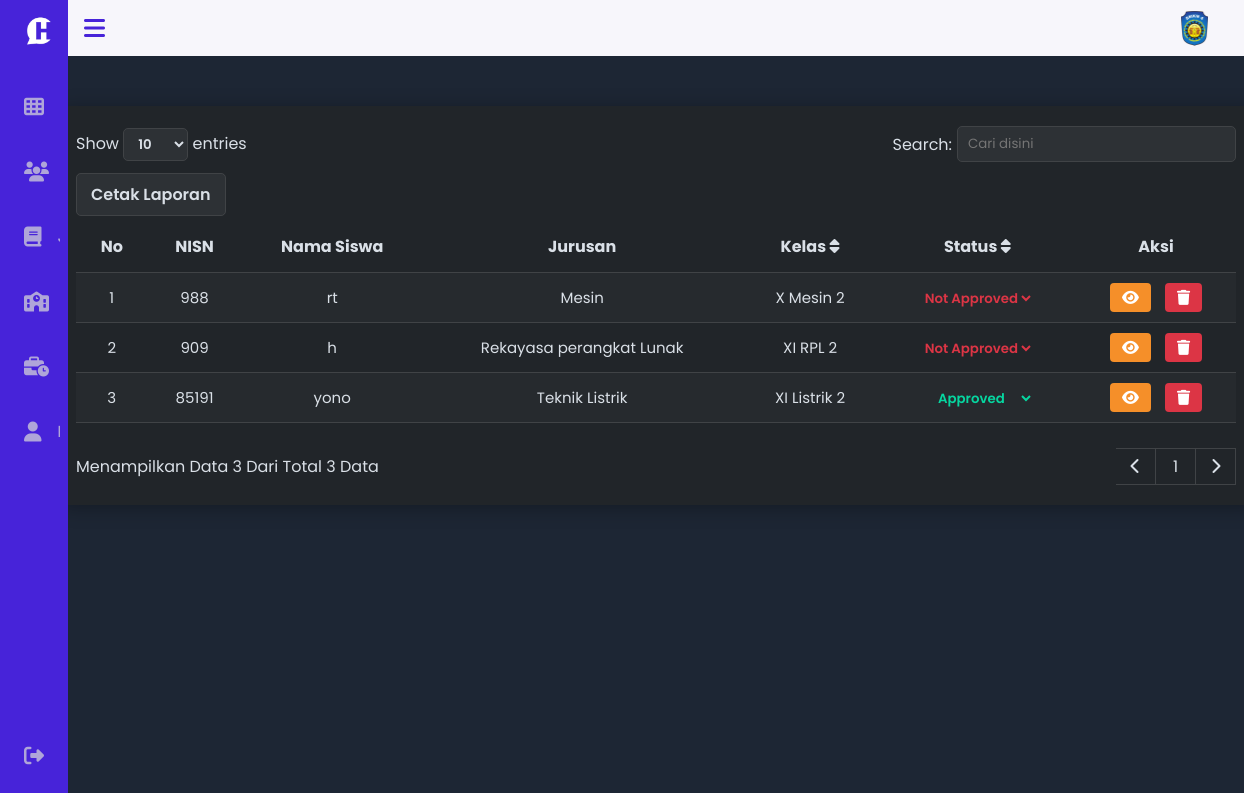
The app's page /views/admin/siswa.php (signed in), older data.
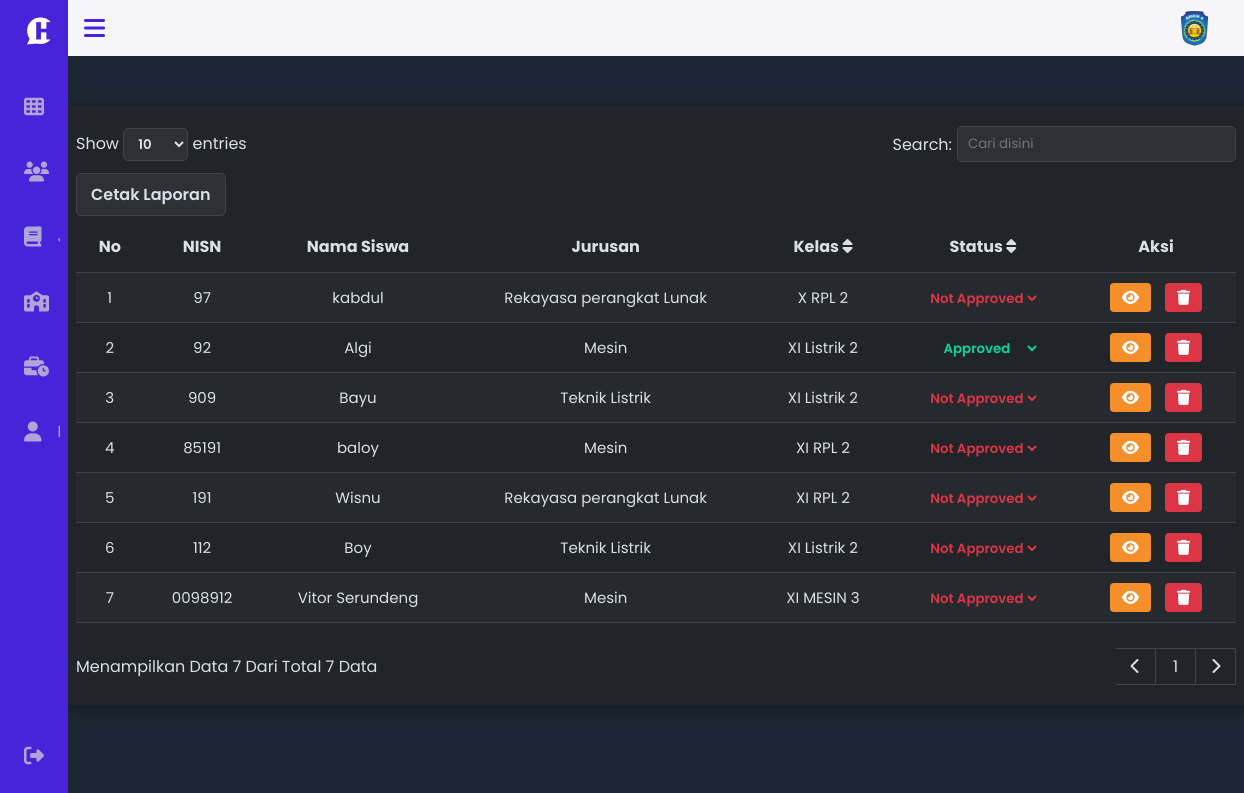
The same page, newer data.
### tables this page shows
CREATE TABLE `siswa` (
  `nisn` varchar(10) NOT NULL,
  `nama_siswa` varchar(255) NOT NULL,
  `tanggal_lahir` date NOT NULL,
  `jenis_kelamin` varchar(15) NOT NULL,
  `alamat` varchar(255) NOT NULL,
  `no_telp` varchar(20) NOT NULL,
  `kode_jurusan` varchar(10) NOT NULL,
  `id_kelas` int(11) NOT NULL,
  `id_karir` int(11) NOT NULL,
  `status_persetujuan` tinyint(1) NOT NULL DEFAULT 0
);

CREATE TABLE `jurusan` (
  `kode_jurusan` varchar(10) NOT NULL,
  `nama_jurusan` varchar(40) NOT NULL
);

CREATE TABLE `kelas` (
  `id_kelas` int(11) NOT NULL,
  `nama_kelas` varchar(40) NOT NULL
);

### views/admin/siswa.php (the view, shortened to what this page needs)
<?php
include '../../config/koneksi.php';
include '../../layout/sidebar.php';
$entriesPerPage = isset($_GET['entries']) ? $_GET['entries'] : 10;
$page = isset($_GET['page']) && is_numeric($_GET['page']) ? $_GET['page'] : 1;
$start = ($page - 1) * $entriesPerPage;
$orderBy = isset($_GET['orderBy']) ? $_GET['orderBy'] : 'nisn';
$orderDirection = isset($_GET['orderDirection']) ? $_GET['orderDirection'] : 'desc';
if ($orderBy === 'approved') {
    $orderByClause = "siswa.status_persetujuan $orderDirection";
} else {
    $orderByClause = "$orderBy $orderDirection";
}
$orderDirection = isset($_GET['orderDirection']) ? $_GET['orderDirection'] : 'desc';
if (isset($_GET['search'])) {
    $search = $_GET['search'];
    $countQuery = "SELECT COUNT(*) as total FROM siswa
                   LEFT JOIN jurusan ON siswa.kode_jurusan = jurusan.kode_jurusan
                   LEFT JOIN kelas ON siswa.id_kelas = kelas.id_kelas
                   WHERE siswa.nisn LIKE '%$search%' OR siswa.nama_siswa LIKE '%$search%' OR jurusan.nama_jurusan LIKE '%$search%' OR kelas.nama_kelas LIKE '%$search%'";
    $sql = "SELECT siswa.*, jurusan.nama_jurusan, kelas.nama_kelas FROM siswa
            LEFT JOIN jurusan ON siswa.kode_jurusan = jurusan.kode_jurusan
            LEFT JOIN kelas ON siswa.id_kelas = kelas.id_kelas
            WHERE siswa.nisn LIKE '%$search%' OR siswa.nama_siswa LIKE '%$search%' OR jurusan.nama_jurusan LIKE '%$search%' OR kelas.nama_kelas LIKE '%$search%'
            ORDER BY $orderByClause
            LIMIT $start, $entriesPerPage";
} else {
    $countQuery = "SELECT COUNT(*) as total FROM siswa LEFT JOIN jurusan ON siswa.kode_jurusan = jurusan.kode_jurusan";
    $sql = "SELECT siswa.*, jurusan.nama_jurusan, kelas.nama_kelas FROM siswa
            LEFT JOIN jurusan ON siswa.kode_jurusan = jurusan.kode_jurusan
            LEFT JOIN kelas ON siswa.id_kelas = kelas.id_kelas
            ORDER BY $orderByClause
            LIMIT $start, $entriesPerPage";
}
$totalRowsQuery = mysqli_query($koneksi, $countQuery);
$totalRows = mysqli_fetch_assoc($totalRowsQuery)['total'];
$totalPages = ceil($totalRows / $entriesPerPage);
$query = mysqli_query($koneksi, $sql);
?>
<!DOCTYPE html>
<html lang="en">
<head>
    <link rel="stylesheet" type="text/css" href="../.././assets/css/admin/table.css">
    <link rel="stylesheet" type="text/css" href="../.././assets/css/sidebar.css">
    <link rel="stylesheet" href="../.././assets/css/sweetalert2.min.css">
    <link rel="stylesheet" href="https://cdnjs.cloudflare.com/ajax/libs/font-awesome/6.5.1/css/all.min.css">
</head>
<body>
<div class="container">
    <header>
        <div class="filterEntries">
            <div class="entries">
                Show <select name="" id="table_size" class="entries_select">
                    <option value="10">10</option>
                </select> entries
            </div>
            <div class="filter">
                <label for="search">Search:</label>
                <input type="search" name="search" id="search" placeholder="Cari disini" value="<?php echo isset($_GET['search']) ? $_GET['search'] : '' ?>">
            </div>
        </div>
        <div class="tambahData">
            <a href="" id="btnCetakLaporan" class="button">Cetak Laporan</a>
        </div>
    </header>
    <table>
    <thead>
            <tr class="heading">
                <th>No</th>
                <th>NISN</th>
                <th>Nama Siswa</th>
                <th>Jurusan</th>
                <th>Kelas <a class="sortFtr" href="?orderBy=nama_kelas&orderDirection=<?php echo $orderDirection === 'desc' ? 'asc' : 'desc'; ?>"><i class="fas fa-sort"></i></a></th>
                <th>Status <a class="sortFtr" href="?orderBy=status_persetujuan&orderDirection=<?php echo $orderDirection === 'desc' ? 'asc' : 'desc'; ?>"><i class="fas fa-sort"></i></a></th>
                <th>Aksi</th>
            </tr>
        </thead>
        <tbody class="siswaInfo">
        <?php
            $no = 1;
            while ($data = mysqli_fetch_array($query)) {
                echo "<tr>";
                echo "<td>" . $no . "</td>";
                echo "<td>" . $data['nisn'] . "</td>";
                echo "<td>" . $data['nama_siswa'] . "</td>";
                echo "<td>" . ($data['nama_jurusan'] ?? '') . "</td>";
                echo "<td>" . $data['nama_kelas'] . "</td>";
                echo "<td>";
                echo "<select name='status_persetujuan' id='status_persetujuan_" . $data['nisn'] . "' class='" . (!$data['status_persetujuan'] ? 'not_approved_status' : 'approved_status') . "'>";
                echo "<option class='" . ($data['status_persetujuan'] ? 'approved_status' : 'not_approved_status') . "' value='0'" . (!$data['status_persetujuan'] ? ' selected' : '') . ">Not Approved</option>";
                echo "<option class='" . ($data['status_persetujuan'] ? 'approved_status' : 'not_approved_status') . "' value='1'" . ($data['status_persetujuan'] ? ' selected' : '') . ">Approved</option>";
                echo "</select>";
                echo "</td>";
                echo "<td width='160'>";
                echo "<a class='btn btn-view btn-sm ' href='tampil/tampil_data.php?id=".$data['nisn']."'> <i class='fa-solid fa-eye fs-6'></i></a> ";
                echo "<a class='btn btn-hapus btn-sm' href='#' onclick='confirmDelete(\"../.././controller/admin/hapus/hapus_siswa.php?id=".$data['nisn']."\")'><i class='fa-solid fa-trash fs-6'></i></a>";
                echo "</td>";
                echo "</tr>";
                $no++;
            }
        ?>
        </tbody>
    </table>
    <footer>
        <span class="showEntries">Menampilkan Data <?php echo mysqli_num_rows($query); ?> Dari Total <?php echo mysqli_num_rows($query); ?> Data</span>
        <div class="pagination" data-totalpages="<?php echo $totalPages; ?>" data-currentpage="<?php echo $page; ?>"></div>
    </footer>
</div>
</body>
</html>

### layout/sidebar.php (shortened to what this page needs)
<!DOCTYPE html>
<html lang="en" dir="ltr">
<head>
  <link rel="stylesheet" href="../assets/css/sidebar.css">
  <link rel="stylesheet" href="../assets/css/sweetalert2.min.css">
  <link href="https://cdnjs.cloudflare.com/ajax/libs/font-awesome/6.0.0-beta3/css/all.min.css" rel="stylesheet">
</head>
<body id="body-pd">
  <header class="header" id="header">
    <div class="header_toggle">
      <i class='fas fa-bars' id="header-toggle"></i>
    </div>
    <div class="header_img">
      <img src="../../assets/img/smk_logo.png" alt="">
    </div>
  </header>
  <div class="l-navbar" id="nav-bar">
    <nav class="nav">
      <div>
        <a href="../../views/admin/index.php" class="nav_logo">
          <img src="../../assets/img/ch_logo.png" class="nav_logo-img">
        </a>
        <div class="nav_list">
          <a href="../../views/admin/index.php" class="nav_link">
            <i class='fas fa-th nav_icon'></i>
          </a>
          <a href="../../views/admin/siswa.php" class="nav_link">
            <i class='fas fa-users nav_icon'></i>
          </a>
          <a href="../../views/admin/jurusan.php" class="nav_link">
            <i class='fas fa-book nav_icon'></i>
            <span class="nav_name">Jurusan</span>
          </a>
          <a href="../../views/admin/kelas.php" class="nav_link">
            <i class='fas fa-school nav_icon'></i>
          </a>
          <a href="../../views/admin/karir.php" class="nav_link">
            <i class='fas fa-business-time nav_icon'></i>
          </a>
          <a href="../../views/admin/user.php" class="nav_link">
            <i class='fas fa-user nav_icon'></i>
            <span class="nav_name">Data User</span>
          </a>
        </div>
      </div>
      <a href="#" onclick="logout()" class="nav_link">
        <i class='fas fa-sign-out-alt nav_icon'></i>
      </a>
    </nav>
  </div>
</body>
</html>

### assets/css/sidebar.css (style rules this page uses)
:root { --header-height: 3rem; --nav-width: 68px; --first-color: #4723D9; --first-color-light: #AFA5D9; --white-color: #F7F6FB; --body-font: 'Poppins', sans-serif; --normal-font-size: 1rem; --z-fixed: 100; }
body { position: relative; margin: var(--header-height) 0 0 0; padding: 0 1rem; font-family: var(--body-font); font-size: var(--normal-font-size); transition: .5s; }
a { text-decoration: none; font-weight: 600; }
.header { width: 100%; height: var(--header-height); position: fixed; top: 0; left: 0; display: flex; align-items: center; justify-content: space-between; padding: 0 1rem; background-color: var(--white-color); z-index: var(--z-fixed); transition: .5s; }
.header_toggle { color: var(--first-color); font-size: 1.5rem; cursor: pointer; }
.header_img { width: 35px; height: 35px; display: flex; justify-content: center; overflow: hidden; }
.l-navbar { position: fixed; top: 0; left: -30%; width: var(--nav-width); height: 100vh; background-color: var(--first-color); padding: .5rem 1rem 0 0; transition: .5s; z-index: var(--z-fixed); }
.nav { height: 100%; display: flex; flex-direction: column; justify-content: space-between; overflow: hidden; }
.nav_logo, .nav_link { display: grid; grid-template-columns: max-content max-content; align-items: center; column-gap: 1rem; padding: .5rem 0 .5rem 1.5rem; }
.nav_logo { margin-bottom: 2rem; }
.nav_logo-img { width: 30px; height: auto; }
.nav_link { position: relative; color: var(--first-color-light); margin-bottom: 1.5rem; transition: .3s; }
.nav_icon { font-size: 1.25rem; }
@media screen and (min-width: 768px) { body { margin: calc(var(--header-height) + 1rem) 0 0 0; padding-left: calc(var(--nav-width) + 2rem); } }
@media screen and (min-width: 768px) { .header { height: calc(var(--header-height) + 1rem); padding: 0 2rem 0 calc(var(--nav-width) + 2rem); } }
@media screen and (min-width: 768px) { .l-navbar { left: 0; padding: 1rem 1rem 0 0; } }
@media screen and (min-width: 576px) { body { margin: calc(var(--header-height) + 0.5rem) 0 0 0; padding-left: calc(var(--nav-width) + 1rem); } }
@media screen and (min-width: 576px) { .header { height: calc(var(--header-height) + 0.5rem); padding: 0 2rem 0 calc(var(--nav-width) + 1rem); } }
@media screen and (min-width: 576px) { .l-navbar { left: 0; padding: 0.5rem 0.5rem 0 0; } }

Row changes from the older to the newer data that the page shows:
removed siswa: nisn "988", nama_siswa "rt", kode_jurusan.nama_jurusan "Mesin", id_kelas.nama_kelas "X Mesin 2", status_persetujuan "Not Approved"
added siswa: nisn "97", nama_siswa "kabdul", kode_jurusan.nama_jurusan "Rekayasa perangkat Lunak", id_kelas.nama_kelas "X RPL 2", status_persetujuan "Not Approved"
added siswa: nisn "92", nama_siswa "Algi", kode_jurusan.nama_jurusan "Mesin", id_kelas.nama_kelas "XI Listrik 2", status_persetujuan "Approved"
changed siswa id 909: nama_siswa "h" → "Bayu"; kode_jurusan.nama_jurusan "Rekayasa perangkat Lunak" → "Teknik Listrik"; id_kelas.nama_kelas "XI RPL 2" → "XI Listrik 2"
changed siswa id 85191: nama_siswa "yono" → "baloy"; kode_jurusan.nama_jurusan "Teknik Listrik" → "Mesin"; id_kelas.nama_kelas "XI Listrik 2" → "XI RPL 2"; status_persetujuan "Approved" → "Not Approved"
added siswa: nisn "191", nama_siswa "Wisnu", kode_jurusan.nama_jurusan "Rekayasa perangkat Lunak", id_kelas.nama_kelas "XI RPL 2", status_persetujuan "Not Approved"
added siswa: nisn "112", nama_siswa "Boy", kode_jurusan.nama_jurusan "Teknik Listrik", id_kelas.nama_kelas "XI Listrik 2", status_persetujuan "Not Approved"
added siswa: nisn "0098912", nama_siswa "Vitor Serundeng", kode_jurusan.nama_jurusan "Mesin", id_kelas.nama_kelas "XI MESIN 3", status_persetujuan "Not Approved"
Text that changed along with them:
mysqli_num_rows($query): "3" → "7"
